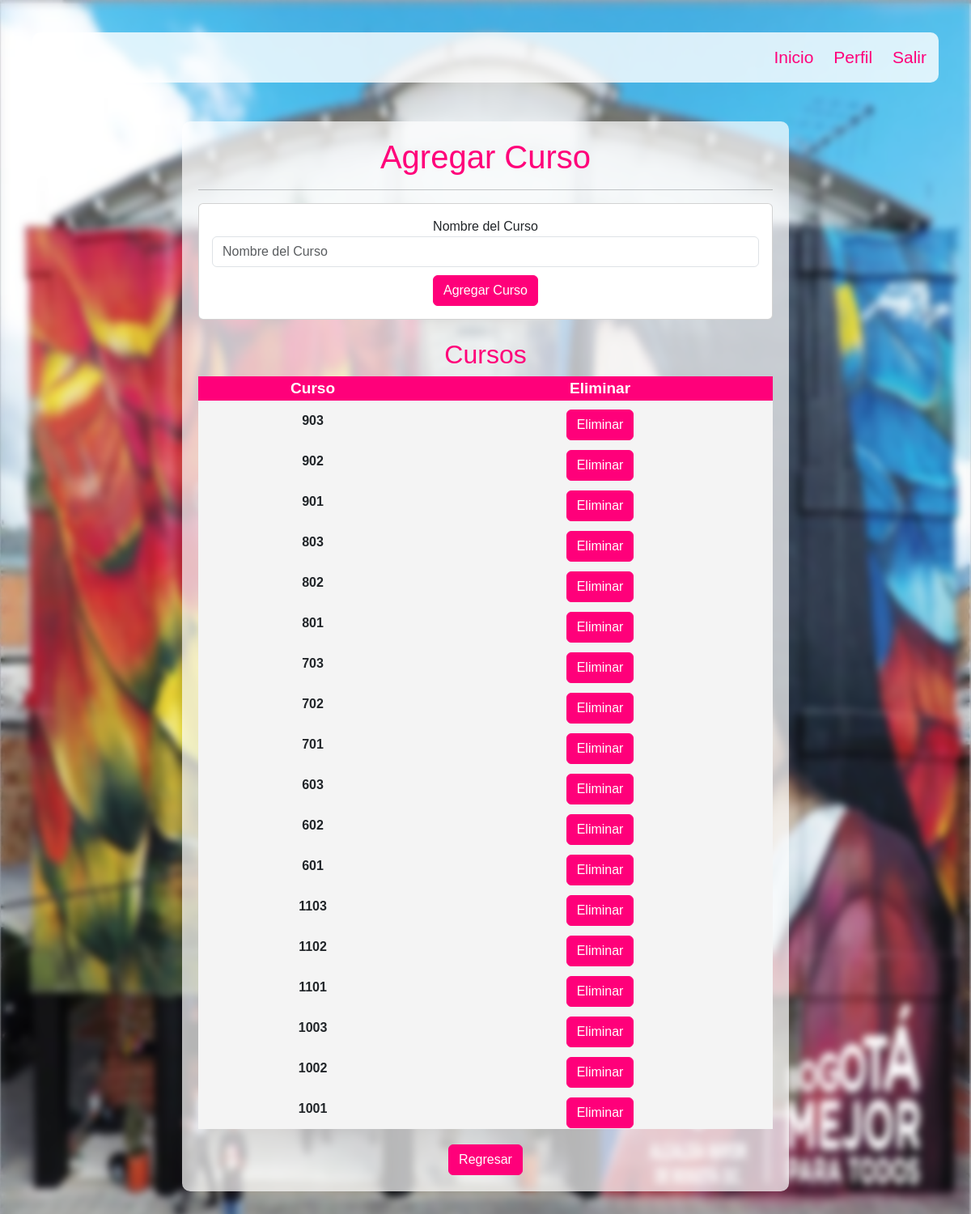
/vista/curso.php, run on the app's committed database.
### tables this page shows
CREATE TABLE `curso` (
  `nombre_curso` varchar(5) NOT NULL
);

### vista/curso.php (the view, shortened to what this page needs)
<?php
    $Conexion = Conectarse();
    $documento = $_REQUEST['Documentos'];
    $sql = "SELECT nombre_curso FROM curso order by nombre_curso desc";
    $resultado = $Conexion->query($sql);
?>
<!DOCTYPE html>
<html lang="es">
<head>
    <link rel="stylesheet" href="https://cdn.jsdelivr.net/npm/bootstrap/dist/css/bootstrap.min.css">
    <link rel="stylesheet" href="CSS/anadir_cursos33.css">
</head>
<body class="background">
    <nav class="navbar-dark">
        <a class="navbar-brand" href="../controlador/controlador.php?accion=iniciar_sesion">Inicio</a>
        <a class="navbar-brand" href="perfil.php?Identificacion=<?php echo $documento ?>">Perfil</a>
        <a class="navbar-brand" href="../controlador/controlador.php?accion=salir">Salir</a>
    </nav>
<body>
    <div class="container mt-5 content">
        <h1>Agregar Curso </h1>
        <hr>
        <div class="card">
            <div class="card-body">
                <form id="formAgregarCurso" METHOD="POST" action="../controlador/agregarArchivosCursos.php?Documentos=<?php echo $documento ?>">
                    <div class="form-group">
                        <label for="nombreCurso">Nombre del Curso</label>
                        <input type="text" class="form-control" id="nombreCursoi" name="nombreCurso" placeholder="Nombre del Curso">
                    </div>
                    <button type="submit" class="btn btn-custom">Agregar Curso</button>
                </form>
            </div>
        </div>
        <div class="mt-4">
            <h2>Cursos</h2>
            <table width="100%" border="0" align="center">
                <thead>
                <tr align="center" bgcolor="#FF007A">
                        <th class="NombreColumna">Curso</th>
                        <th class="NombreColumna">Eliminar</th>
                    </tr>
                </thead>
                <tbody id="listaCursos">
                    <?php while ($cursos = $resultado->fetch_object()) { ?>
                        <tr bgcolor="#f4f4f4 ">
                            <td><strong><?php echo $cursos->nombre_curso; ?></strong></td>
                            <td><a class="btn btn-custom" href="../controlador/eliminarCurso.php?CursoE=<?php echo $cursos->nombre_curso ?>&Documentos=<?php echo $documento?>">Eliminar</a></td>
                        </tr>
                    <?php } ?>
                </tbody>
            </table>
            <a href="../vista/elegir_subir_archivos.php?Identificacion=<?php echo $documento ?>" class="btn btn-custom" id="cancelarBtn" style="margin-top:19px">Regresar</a>
        </div>
    </div>
</body>
</html>

### vista/CSS/anadir_cursos33.css (style rules this page uses)
body { font-family: "Arial", Arial, Helvetica, sans-serif; margin: 0; padding: 40px; box-sizing: border-box; background-image: url('Portada.jpg'); background-size: 100% 100%; background-repeat: no-repeat; background-attachment: fixed; animation: fadeIn 1s ease-in-out; }
.navbar-dark { margin-bottom: 20px; background-color: rgba(255, 255, 255, 0.8); border-radius: 10px; padding: 15px; font-size: 21px; word-spacing: 19px; }
.navbar-dark .navbar-brand, .navbar-dark .nav-link { color: #FF007A !important; }
.container { background-color: rgba(255, 255, 255, 0.7); margin: auto; margin-top: 50px; margin-bottom: 50px; padding: 20px; border-radius: 10px; width: 750px; text-align: center; }
.NombreColumna { color: #fff; font-size: 19px; }
.btn-light, .btn-custom { background-color: #FF007A; border-color: #FF007A; color: white; width: auto; margin-top: 10px; animation: fadeIn 1s ease-in-out; }
h1, h2, h3 { color: #FF007A; text-align: center; animation: fadeInUp 1s ease-in-out; }
body::before { content: ""; position: fixed; top: 0; left: 0; width: 100%; height: 100%; background-image: url('Portada.jpg'); background-size: 100% 100%; background-repeat: no-repeat; background-attachment: fixed; filter: blur(5px); z-index: -1; animation: fadeIn 1s ease-in-out; }
nav { text-align: right; padding: 30px 50px 0 0; animation: slideInRight 1s ease-in-out; }
nav > a { color: #fff; font-weight: 300; text-decoration: none; margin-right: 10px; transition: color 0.3s ease-in-out; }

### data on the page
curso: nombre_curso "903"
curso: nombre_curso "902"
curso: nombre_curso "901"
curso: nombre_curso "803"
curso: nombre_curso "802"
curso: nombre_curso "801"
curso: nombre_curso "703"
curso: nombre_curso "702"
curso: nombre_curso "701"
curso: nombre_curso "603"
curso: nombre_curso "602"
curso: nombre_curso "601"
curso: nombre_curso "1103"
curso: nombre_curso "1102"
curso: nombre_curso "1101"
curso: nombre_curso "1003"
curso: nombre_curso "1002"
curso: nombre_curso "1001"
